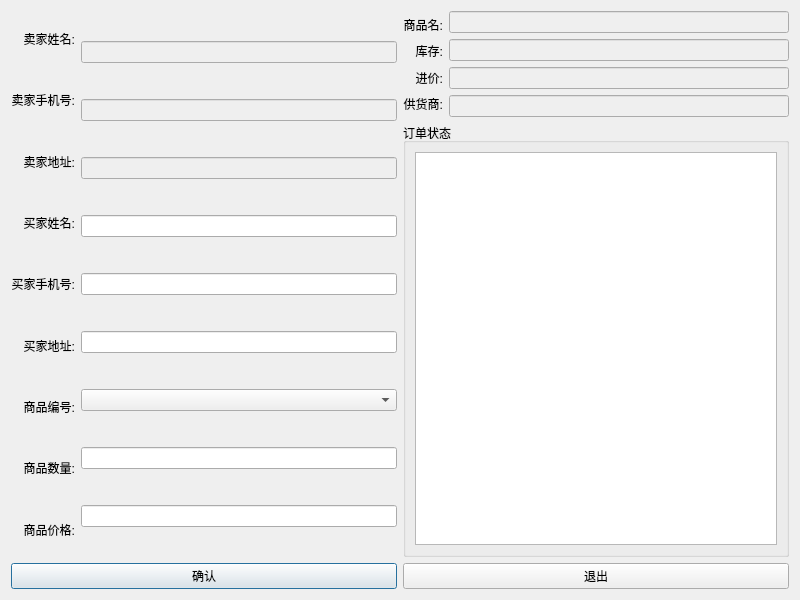
<?xml version="1.0" encoding="UTF-8"?>
<ui version="4.0">
 <class>Sale_Detail_Dialog</class>
 <widget class="QDialog" name="Sale_Detail_Dialog">
  <property name="geometry">
   <rect>
    <x>0</x>
    <y>0</y>
    <width>800</width>
    <height>600</height>
   </rect>
  </property>
  <property name="minimumSize">
   <size>
    <width>800</width>
    <height>600</height>
   </size>
  </property>
  <property name="windowTitle">
   <string>订单详细信息</string>
  </property>
  <layout class="QVBoxLayout" name="verticalLayout_7">
   <item>
    <layout class="QHBoxLayout" name="horizontalLayout_4">
     <item>
      <layout class="QHBoxLayout" name="horizontalLayout">
       <item>
        <layout class="QVBoxLayout" name="verticalLayout">
         <item>
          <widget class="QLabel" name="Sale_seller_name_label">
           <property name="minimumSize">
            <size>
             <width>50</width>
             <height>0</height>
            </size>
           </property>
           <property name="maximumSize">
            <size>
             <width>16777215</width>
             <height>16777215</height>
            </size>
           </property>
           <property name="text">
            <string>卖家姓名:</string>
           </property>
           <property name="alignment">
            <set>Qt::AlignRight|Qt::AlignTrailing|Qt::AlignVCenter</set>
           </property>
          </widget>
         </item>
         <item>
          <widget class="QLabel" name="Sale_seller_tel_label">
           <property name="minimumSize">
            <size>
             <width>50</width>
             <height>0</height>
            </size>
           </property>
           <property name="maximumSize">
            <size>
             <width>16777215</width>
             <height>16777215</height>
            </size>
           </property>
           <property name="text">
            <string>卖家手机号:</string>
           </property>
           <property name="alignment">
            <set>Qt::AlignRight|Qt::AlignTrailing|Qt::AlignVCenter</set>
           </property>
          </widget>
         </item>
         <item>
          <widget class="QLabel" name="Sale_seller_address_label">
           <property name="minimumSize">
            <size>
             <width>50</width>
             <height>0</height>
            </size>
           </property>
           <property name="maximumSize">
            <size>
             <width>16777215</width>
             <height>16777215</height>
            </size>
           </property>
           <property name="text">
            <string>卖家地址:</string>
           </property>
           <property name="alignment">
            <set>Qt::AlignRight|Qt::AlignTrailing|Qt::AlignVCenter</set>
           </property>
          </widget>
         </item>
         <item>
          <widget class="QLabel" name="Sale_buyer_name_label">
           <property name="minimumSize">
            <size>
             <width>50</width>
             <height>0</height>
            </size>
           </property>
           <property name="maximumSize">
            <size>
             <width>16777215</width>
             <height>16777215</height>
            </size>
           </property>
           <property name="text">
            <string>买家姓名:</string>
           </property>
           <property name="alignment">
            <set>Qt::AlignRight|Qt::AlignTrailing|Qt::AlignVCenter</set>
           </property>
          </widget>
         </item>
         <item>
          <widget class="QLabel" name="Sale_buyer_tel_label">
           <property name="minimumSize">
            <size>
             <width>50</width>
             <height>0</height>
            </size>
           </property>
           <property name="maximumSize">
            <size>
             <width>16777215</width>
             <height>16777215</height>
            </size>
           </property>
           <property name="text">
            <string>买家手机号:</string>
           </property>
           <property name="alignment">
            <set>Qt::AlignRight|Qt::AlignTrailing|Qt::AlignVCenter</set>
           </property>
          </widget>
         </item>
         <item>
          <widget class="QLabel" name="Sale_buyer_address_label">
           <property name="minimumSize">
            <size>
             <width>50</width>
             <height>0</height>
            </size>
           </property>
           <property name="maximumSize">
            <size>
             <width>16777215</width>
             <height>16777215</height>
            </size>
           </property>
           <property name="text">
            <string>买家地址:</string>
           </property>
           <property name="alignment">
            <set>Qt::AlignRight|Qt::AlignTrailing|Qt::AlignVCenter</set>
           </property>
          </widget>
         </item>
         <item>
          <widget class="QLabel" name="Sale_item_id_label">
           <property name="minimumSize">
            <size>
             <width>50</width>
             <height>0</height>
            </size>
           </property>
           <property name="maximumSize">
            <size>
             <width>16777215</width>
             <height>16777215</height>
            </size>
           </property>
           <property name="text">
            <string>商品编号:</string>
           </property>
           <property name="alignment">
            <set>Qt::AlignRight|Qt::AlignTrailing|Qt::AlignVCenter</set>
           </property>
          </widget>
         </item>
         <item>
          <widget class="QLabel" name="Sale_item_num_label">
           <property name="minimumSize">
            <size>
             <width>50</width>
             <height>0</height>
            </size>
           </property>
           <property name="maximumSize">
            <size>
             <width>16777215</width>
             <height>16777215</height>
            </size>
           </property>
           <property name="text">
            <string>商品数量:</string>
           </property>
           <property name="alignment">
            <set>Qt::AlignRight|Qt::AlignTrailing|Qt::AlignVCenter</set>
           </property>
          </widget>
         </item>
         <item>
          <widget class="QLabel" name="Sale_item_price_label">
           <property name="minimumSize">
            <size>
             <width>50</width>
             <height>0</height>
            </size>
           </property>
           <property name="maximumSize">
            <size>
             <width>16777215</width>
             <height>16777215</height>
            </size>
           </property>
           <property name="text">
            <string>商品价格:</string>
           </property>
           <property name="alignment">
            <set>Qt::AlignRight|Qt::AlignTrailing|Qt::AlignVCenter</set>
           </property>
          </widget>
         </item>
        </layout>
       </item>
       <item>
        <layout class="QVBoxLayout" name="verticalLayout_2">
         <item>
          <widget class="QLineEdit" name="Sale_seller_name_lineedit">
           <property name="enabled">
            <bool>false</bool>
           </property>
           <property name="focusPolicy">
            <enum>Qt::StrongFocus</enum>
           </property>
          </widget>
         </item>
         <item>
          <widget class="QLineEdit" name="Sale_seller_tel_lineedit">
           <property name="enabled">
            <bool>false</bool>
           </property>
           <property name="focusPolicy">
            <enum>Qt::StrongFocus</enum>
           </property>
          </widget>
         </item>
         <item>
          <widget class="QLineEdit" name="Sale_seller_address_lineedit">
           <property name="enabled">
            <bool>false</bool>
           </property>
           <property name="focusPolicy">
            <enum>Qt::StrongFocus</enum>
           </property>
          </widget>
         </item>
         <item>
          <widget class="QLineEdit" name="Sale_buyer_name_lineedit"/>
         </item>
         <item>
          <widget class="QLineEdit" name="Sale_buyer_tel_lineedit"/>
         </item>
         <item>
          <widget class="QLineEdit" name="Sale_buyer_address_lineedit"/>
         </item>
         <item>
          <widget class="QComboBox" name="Sale_item_id_combobox"/>
         </item>
         <item>
          <widget class="QLineEdit" name="Sale_item_num_lineedit"/>
         </item>
         <item>
          <widget class="QLineEdit" name="Sale_item_price_lineedit"/>
         </item>
        </layout>
       </item>
      </layout>
     </item>
     <item>
      <layout class="QVBoxLayout" name="verticalLayout_6">
       <item>
        <layout class="QHBoxLayout" name="horizontalLayout_3">
         <item>
          <layout class="QVBoxLayout" name="verticalLayout_4">
           <property name="spacing">
            <number>0</number>
           </property>
           <item>
            <widget class="QLabel" name="Sale_item_name_label">
             <property name="text">
              <string>商品名:</string>
             </property>
             <property name="alignment">
              <set>Qt::AlignRight|Qt::AlignTrailing|Qt::AlignVCenter</set>
             </property>
            </widget>
           </item>
           <item>
            <widget class="QLabel" name="Sale_item_count_label">
             <property name="text">
              <string>库存:</string>
             </property>
             <property name="alignment">
              <set>Qt::AlignRight|Qt::AlignTrailing|Qt::AlignVCenter</set>
             </property>
            </widget>
           </item>
           <item>
            <widget class="QLabel" name="Sale_item_purchase_price_label">
             <property name="text">
              <string>进价:</string>
             </property>
             <property name="alignment">
              <set>Qt::AlignRight|Qt::AlignTrailing|Qt::AlignVCenter</set>
             </property>
            </widget>
           </item>
           <item>
            <widget class="QLabel" name="Sale_item_provider_label">
             <property name="text">
              <string>供货商:</string>
             </property>
             <property name="alignment">
              <set>Qt::AlignRight|Qt::AlignTrailing|Qt::AlignVCenter</set>
             </property>
            </widget>
           </item>
          </layout>
         </item>
         <item>
          <layout class="QVBoxLayout" name="verticalLayout_5">
           <item>
            <widget class="QLineEdit" name="Sale_item_name_lineEdit">
             <property name="enabled">
              <bool>false</bool>
             </property>
            </widget>
           </item>
           <item>
            <widget class="QLineEdit" name="Sale_item_count_lineEdit">
             <property name="enabled">
              <bool>false</bool>
             </property>
            </widget>
           </item>
           <item>
            <widget class="QLineEdit" name="Sale_item_purchase_price_lineEdit">
             <property name="enabled">
              <bool>false</bool>
             </property>
            </widget>
           </item>
           <item>
            <widget class="QLineEdit" name="Sale_item_provider_lineEdit">
             <property name="enabled">
              <bool>false</bool>
             </property>
            </widget>
           </item>
          </layout>
         </item>
        </layout>
       </item>
       <item>
        <widget class="QGroupBox" name="groupBox">
         <property name="title">
          <string>订单状态</string>
         </property>
         <layout class="QVBoxLayout" name="verticalLayout_3">
          <item>
           <widget class="QTableView" name="tableView">
            <property name="enabled">
             <bool>true</bool>
            </property>
            <property name="editTriggers">
             <set>QAbstractItemView::NoEditTriggers</set>
            </property>
           </widget>
          </item>
         </layout>
        </widget>
       </item>
      </layout>
     </item>
    </layout>
   </item>
   <item>
    <layout class="QHBoxLayout" name="horizontalLayout_2">
     <property name="sizeConstraint">
      <enum>QLayout::SetMinAndMaxSize</enum>
     </property>
     <item>
      <widget class="QPushButton" name="Sale_enter_pushbutton">
       <property name="text">
        <string>确认</string>
       </property>
      </widget>
     </item>
     <item>
      <widget class="QPushButton" name="Sale_cancel_pushbutton">
       <property name="text">
        <string>退出</string>
       </property>
      </widget>
     </item>
    </layout>
   </item>
  </layout>
 </widget>
 <resources/>
 <connections/>
</ui>
